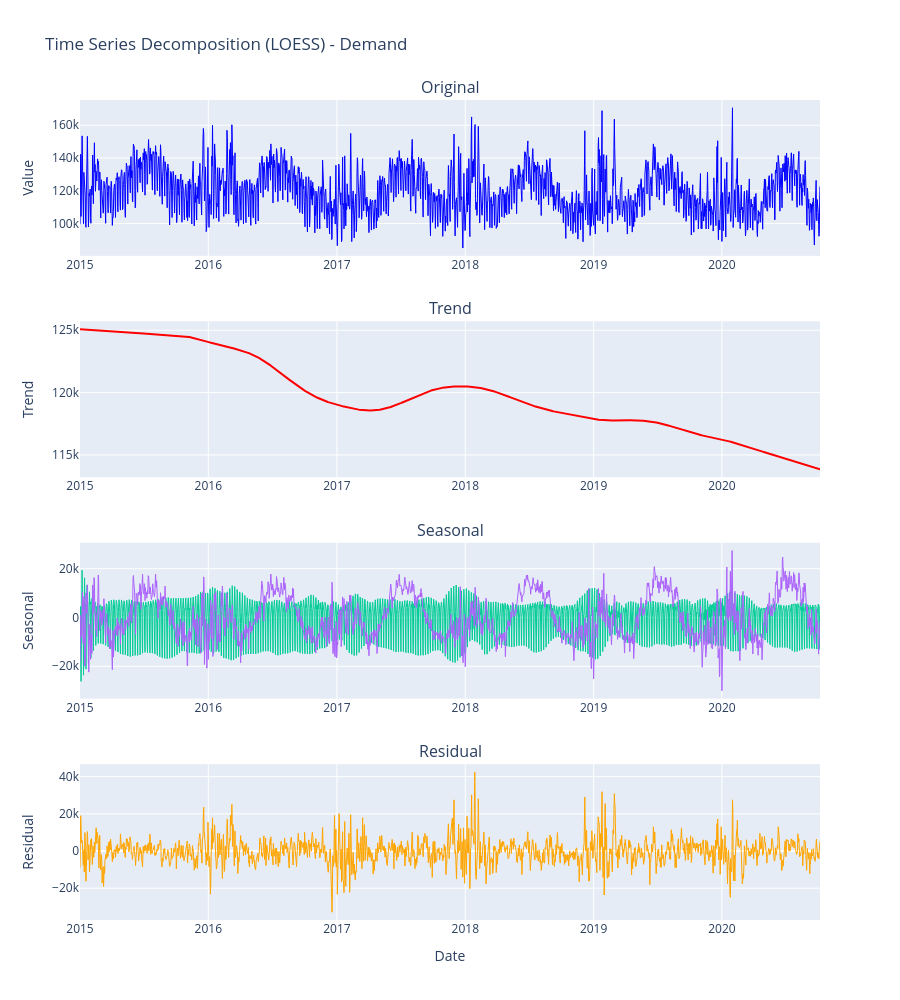

Source (notebook cell):
### Code cell
# Plot Demand decomposition
demand_decomp_fig = plot_time_series_decomposition(demand_decomposition, "Demand")
demand_decomp_fig.show()

### Figure 1 — Plotly figure (JSON) as saved in the notebook; plotly's stock layout.template omitted (floating-point values rounded to 4 significant figures; data arrays with more than 128 entries replaced by an {"elided": "..."} marker saying what was removed)
{"data": [{"line": {"color": "blue", "width": 1}, "mode": "lines", "name": "Original", "showlegend": false, "type": "scatter", "x": {"elided": "2106 str values"}, "xaxis": "x", "y": {"elided": "2106 float values"}, "yaxis": "y"}, {"line": {"color": "red", "width": 2}, "mode": "lines", "name": "Trend", "showlegend": false, "type": "scatter", "x": {"elided": "2106 str values"}, "xaxis": "x2", "y": {"elided": "2106 float values"}, "yaxis": "y2"}, {"line": {"width": 1}, "mode": "lines", "name": "seasonal_7", "showlegend": true, "type": "scatter", "x": {"elided": "2106 str values"}, "xaxis": "x3", "y": {"elided": "2106 float values"}, "yaxis": "y3"}, {"line": {"width": 1}, "mode": "lines", "name": "seasonal_365", "showlegend": true, "type": "scatter", "x": {"elided": "2106 str values"}, "xaxis": "x3", "y": {"elided": "2106 float values"}, "yaxis": "y3"}, {"line": {"color": "orange", "width": 1}, "mode": "lines", "name": "Residual", "showlegend": false, "type": "scatter", "x": {"elided": "2106 str values"}, "xaxis": "x4", "y": {"elided": "2106 float values"}, "yaxis": "y4"}], "layout": {"annotations": [{"font": {"size": 16}, "showarrow": false, "text": "Original", "x": 0.5, "xanchor": "center", "xref": "paper", "y": 1, "yanchor": "bottom", "yref": "paper"}, {"font": {"size": 16}, "showarrow": false, "text": "Trend", "x": 0.5, "xanchor": "center", "xref": "paper", "y": 0.73, "yanchor": "bottom", "yref": "paper"}, {"font": {"size": 16}, "showarrow": false, "text": "Seasonal", "x": 0.5, "xanchor": "center", "xref": "paper", "y": 0.46, "yanchor": "bottom", "yref": "paper"}, {"font": {"size": 16}, "showarrow": false, "text": "Residual", "x": 0.5, "xanchor": "center", "xref": "paper", "y": 0.19, "yanchor": "bottom", "yref": "paper"}], "height": 1000, "hovermode": "x unified", "showlegend": false, "title": {"text": "Time Series Decomposition (LOESS) - Demand"}, "xaxis": {"anchor": "y", "domain": [0, 1]}, "xaxis2": {"anchor": "y2", "domain": [0, 1]}, "xaxis3": {"anchor": "y3", "domain": [0, 1]}, "xaxis4": {"anchor": "y4", "domain": [0, 1], "title": {"text": "Date"}}, "yaxis": {"anchor": "x", "domain": [0.81, 1], "title": {"text": "Value"}}, "yaxis2": {"anchor": "x2", "domain": [0.54, 0.73], "title": {"text": "Trend"}}, "yaxis3": {"anchor": "x3", "domain": [0.27, 0.46], "title": {"text": "Seasonal"}}, "yaxis4": {"anchor": "x4", "domain": [0, 0.19], "title": {"text": "Residual"}}}}
